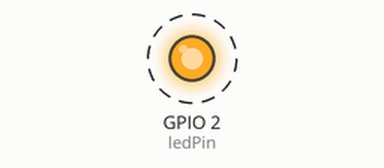
Simulated run of this sketch. Board: ESP8266 (NodeMCU). Shown: output pins drawn as LEDs (lit = HIGH). Dashed ring = blinking. WiFi joins after 1.5 s; servers stay silent unless stated; what the sketch prints to the serial monitor is not drawn.

Above: at 2.0 s.
Timing chart, 0 to 6.1 s (numbered marks = the images above):
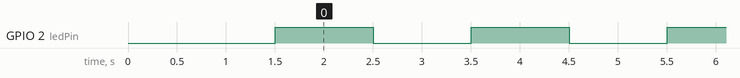

Measured:
- by itself, GPIO 2 (ledPin): alternates HIGH for 1.0 s and LOW for 1.0 s

The sketch:

_3a.connectWifi.ino
```cpp
#include <ESP8266WiFi.h>
int ledPin=2;
void setup() {
  pinMode(ledPin,OUTPUT);
  Serial.begin(115200);
  Serial.println();
  Serial.print("Connecting to WiFi ");

  WiFi.begin("demo" , "123456789");  // WiFi.begin(username , password_of_Hotspot )

  while (WiFi.status() != WL_CONNECTED) {
    delay(500);
    Serial.print(".");
  }
  Serial.println("");
  Serial.println("WiFi connected");

  // Print the IP address
  Serial.print("Use this URL to connect: ");
  Serial.print("http://");
  Serial.print(WiFi.localIP());
  Serial.println("/");
}

void loop() {
   digitalWrite (ledPin, HIGH) ; delay(1000);
   Serial.println("LED high");
   digitalWrite (ledPin, LOW) ; delay(1000);
   Serial.println("LED low");
}
```
